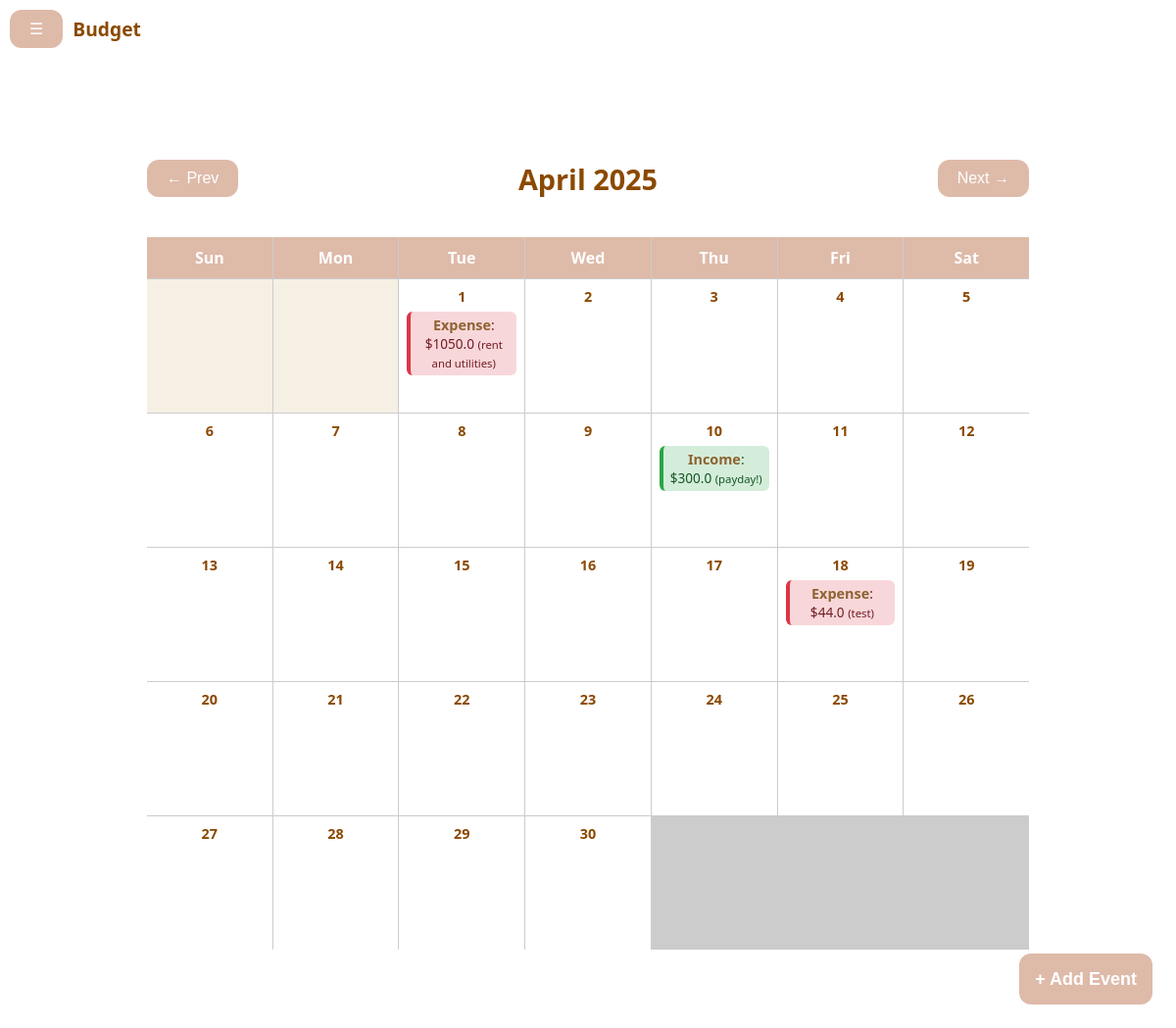
The page /calendar/ (signed in) on the database its author committed.
### tables this page shows
CREATE TABLE transactions (
        ID INTEGER PRIMARY KEY AUTOINCREMENT,  -- Auto-incrementing transaction ID
        title TEXT NOT NULL,
        description TEXT,
        category_id INTEGER NOT NULL,          -- Foreign key to `categories` table
        amount REAL NOT NULL,                  -- Transaction amount (can be positive or negative)
        recurring BOOLEAN DEFAULT 0,           -- Whether the transaction is recurring (1 = True, 0 = False)
        created_at TEXT DEFAULT (DATETIME('now')), -- Date and time of the transaction
        user_id INTEGER NOT NULL,              -- Foreign key to `users` table
        expense BOOLEAN NOT NULL,                 -- Transaction type (0 = Expense, 1 = Income)
        FOREIGN KEY(category_id) REFERENCES categories(ID), -- Ensures a valid category reference
        FOREIGN KEY(user_id) REFERENCES users(ID) -- Ensures a valid user reference
    );

### flaskApp.py (the view)
@app.route("/calendar/")
def calendar():
    if 'user_id' not in session:
        return redirect(url_for("landing"))
    user_id = session['user_id']
    month_offset = int(request.args.get('month_offset', 0))
    today = datetime.today()
    shifted_month = today.replace(day=1) + timedelta(days=month_offset * 30)
    year = shifted_month.year
    month = shifted_month.month
    first_day_of_month = datetime(year, month, 1)
    days_in_month = monthrange(year, month)[1]
    events = db_interface.find_events(user_id)
    print(events)
    return render_template(
        "calendar.html",
        current_month=first_day_of_month.strftime("%B"),
        current_year=year,
        month_offset=month_offset,
        first_day_of_month=first_day_of_month,
        days_in_month=days_in_month,
        events=events
    )

### db.py (called while the page is built)
def get_db_connection():
    conn = sqlite3.connect(DATABASE_PATH)  # Connect to SQLite database file
    conn.row_factory = sqlite3.Row  # To return rows as dictionaries
    return conn

def get_transactions_of_user(user_id):
    conn = get_db_connection()
    transactions = conn.execute("SELECT * FROM transactions t JOIN users u ON t.user_id = u.id WHERE u.id = ?", (user_id,))
    return transactions.fetchall()

### db_interface.py (called while the page is built)
def find_events(user_id):
    events = []
    transactions = db.get_transactions_of_user(user_id)
    for transaction in transactions:
        event_date = datetime.strptime(transaction["created_at"], "%Y-%m-%d")
        events.append({
            "date": event_date,  # Store the date as a datetime object
            "amount": transaction["amount"],
            "type": "expense" if transaction["expense"] else "income",
            "name": transaction["title"],
            "description": transaction["description"]
        })
    return events

### templates/calendar.html (shortened to what this page needs)
{% extends "base.html" %}
{% block content %}
<div class="calendar-wrapper">
  <div class="calendar-header">
    <form action="{{ url_for('calendar') }}" method="get">
      <button type="submit">← Prev</button>
    </form>
    <h2>{{ current_month }} {{ current_year }}</h2>
    <form action="{{ url_for('calendar') }}" method="get">
      <button type="submit">Next →</button>
    </form>
  </div>
  <div class="calendar-grid">
    {% for day in ['Sun', 'Mon', 'Tue', 'Wed', 'Thu', 'Fri', 'Sat'] %}
      <div class="day-label">{{ day }}</div>
    {% endfor %}
    {% for _ in range(first_day_of_month.weekday()|int+1) %}
      <div class="day-box empty"></div>
    {% endfor %}
    {% for day in range(1, days_in_month + 1) %}
      {% set current_date = first_day_of_month.replace(day=day) %}
      <div class="day-box">
        <div class="day-number">{{ day }}</div>
        {% for event in events %}
          {% if event.date.year == current_date.year and event.date.month == current_date.month and event.date.day == current_date.day %}
            <div class="calendar-event {{ event.type }}">
              <span class="event-type">{{ event.type.capitalize() }}</span>:
              ${{ event.amount }}
              <small>({{ event.name }})</small>
            </div>
          {% endif %}
        {% endfor %}
      </div>
    {% endfor %}
  </div>
</div>
{% endblock %}

### templates/base.html (shortened to what this page needs)
<!DOCTYPE html>
<html lang="en">
<head>
  <link rel="stylesheet" href="{{ url_for('static', filename='styles.css') }}">
</head>
<body>
  <nav class="navbar">
    <button id="openNav">☰</button>
    <span class="navbar-brand">Budget</span>
  </nav>
  <button class="fab" id="openEventModal">+ Add Event</button>
  <div id="main">
    {% block content %}{% endblock %}
  </div>
</body>
</html>

### static/styles.css (style rules this page uses)
body { margin: 0; padding: 0; font-family: 'Noto Sans', serif; background: #ffffff; color: #8b4900; text-align: center; }
.navbar { background-color: #ffffff; padding: 10px; text-align: left; display: flex; align-items: center; gap: 10px; }
.navbar-brand { font-weight: bold; font-size: 1.2rem; }
#main { margin-left: 0; transition: margin-left 0.3s; padding: 5vw; }
button { position: static; display: flex; background-color: #debaa9; border: none; color: white; padding: 10px 20px; font-size: 1rem; border-radius: 12px; z-index: 999; cursor: pointer; transition: background-color 0.3s ease; }
.fab { position: fixed; bottom: 24px; right: 24px; background-color: #debaa9; color: #ffffff; border: none; border-radius: 12px; padding: 0 16px; height: 52px; font-size: 18px; font-weight: bold; cursor: pointer; display: flex; align-items: center; justify-content: center; white-space: nowrap; }
.calendar-event.income { background-color: #d4edda; color: #155724; border-left: 4px solid #28a745; }
.calendar-event.expense { background-color: #f8d7da; color: #721c24; border-left: 4px solid #dc3545; }
.event-type { font-size: 0.9rem; color: #8e6332; }

### templates/calendar.html (style rules this page uses)
.calendar-wrapper { max-width: 900px; margin: auto; padding: 20px; }
.calendar-header { display: flex; justify-content: space-between; align-items: center; flex-wrap: wrap; margin-bottom: 1rem; }
.calendar-header h2 { color: #8b4900; font-size: 1.8rem; }
.calendar-grid { display: grid; grid-template-columns: repeat(7, 1fr); gap: 1px; background-color: #ccc; }
.day-label { background-color: #debaa9; padding: 10px; text-align: center; font-weight: bold; color: white; }
.day-box { background: #fff; min-height: 120px; padding: 8px; font-size: 0.9rem; position: relative; overflow-y: auto; }
.empty { background-color: #f6f0e4; }
.day-number { font-weight: bold; color: #8b4900; margin-bottom: 6px; }
.calendar-event { background: #f6f0e4; padding: 4px; border-radius: 6px; margin-bottom: 4px; color: #8b4900; font-size: 0.85rem; }
.event-type { font-weight: bold; }

### rows shown on the page
transactions: type "Expense", amount "1050.0", name "rent and utilities"
transactions: type "Income", amount "300.0", name "payday!"
transactions: type "Expense", amount "44.0", name "test"

### other values the page prints
{{ current_month }} "April"
{{ current_year }} "2025"
{{ day }} "Sun" "Mon" "Tue" "Wed" "Thu" "Fri" "Sat"
{{ day }} "1" "2" "3" "4" "5" "6" "7" "8" "9" "10" "11" "12" "13" "14" "15" "16" "17" "18" "19" "20" "21" "22" "23" "24" "25" "26" "27" "28" "29" "30"
